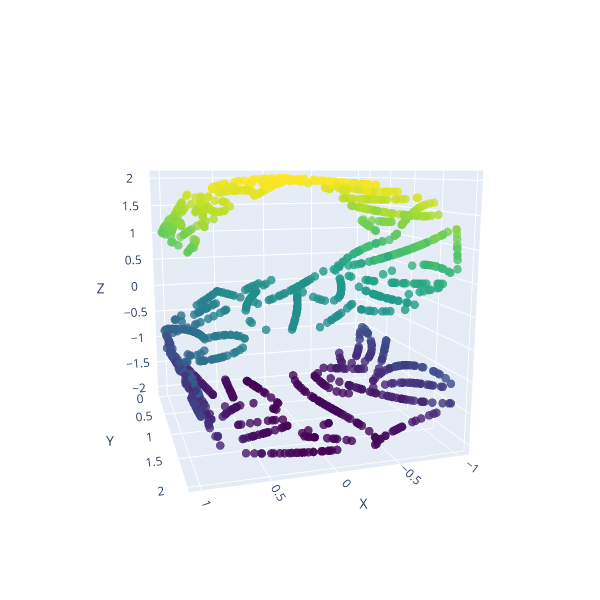

The notebook cell saved with this chart:
### Code cell
fig = go.Figure(data=[go.Scatter3d(
    x=Y_reconstructed[:,0],y=Y_reconstructed[:,1],z=Y_reconstructed[:,2], mode='markers', marker=dict( size=5, color=Y[:, 2], colorscale='Viridis',opacity=0.8 ) )])

fig.update_layout(
    scene=dict(aspectmode='cube', xaxis_title='X', yaxis_title='Y', zaxis_title='Z',camera=dict(eye=dict(x=0.75, y=2.5, z=0.5)) ),
    width=600, height=600, margin=dict(r=30, b=20, l=20, t=20) )
fig.show()

### Figure 1 — Plotly figure (JSON) as saved in the notebook; plotly's stock layout.template omitted (floating-point values rounded to 4 significant figures; data arrays with more than 128 entries replaced by an {"elided": "..."} marker saying what was removed)
{"data": [{"marker": {"color": {"elided": "1500 float values"}, "colorscale": [[0, "#440154"], [0.1111, "#482878"], [0.2222, "#3e4989"], [0.3333, "#31688e"], [0.4444, "#26828e"], [0.5556, "#1f9e89"], [0.6667, "#35b779"], [0.7778, "#6ece58"], [0.8889, "#b5de2b"], [1, "#fde725"]], "opacity": 0.8, "size": 5}, "mode": "markers", "type": "scatter3d", "x": {"elided": "1500 float values"}, "y": {"elided": "1500 float values"}, "z": {"elided": "1500 float values"}}], "layout": {"height": 600, "margin": {"b": 20, "l": 20, "r": 30, "t": 20}, "scene": {"aspectmode": "cube", "camera": {"eye": {"x": 0.75, "y": 2.5, "z": 0.5}}, "xaxis": {"title": {"text": "X"}}, "yaxis": {"title": {"text": "Y"}}, "zaxis": {"title": {"text": "Z"}}}, "width": 600}}
